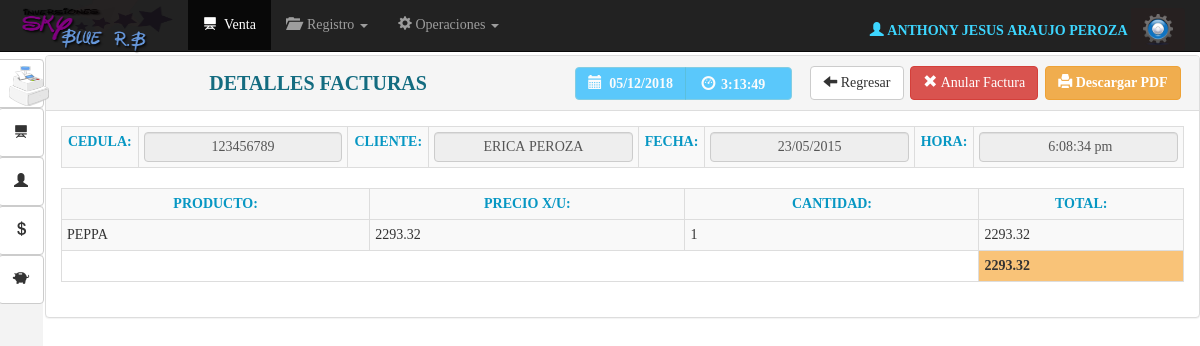
Page /vista/detalles_factura.php?codigo_fact=3&cliente=1 (signed in) on the committed database.
### tables this page shows
CREATE TABLE IF NOT EXISTS `usuarios` (
  `id_usuario` int(11) NOT NULL,
  `id_empleado` int(11) NOT NULL,
  `usuario` varchar(50) NOT NULL,
  `clave` varchar(50) NOT NULL,
  `nivel` tinyint(1) NOT NULL DEFAULT '1'
);

CREATE TABLE IF NOT EXISTS `empleados` (
  `id_empleado` int(11) NOT NULL,
  `cedula` varchar(8) NOT NULL,
  `nombres` varchar(100) NOT NULL,
  `apellidos` varchar(100) NOT NULL,
  `fecha_nac` varchar(10) NOT NULL,
  `fecha_registro` varchar(10) NOT NULL,
  `cargo` varchar(50) NOT NULL,
  `edo_civil` varchar(30) NOT NULL,
  `grado_formacion` varchar(100) NOT NULL,
  `ocupacion` varchar(100) NOT NULL,
  `genero` char(1) NOT NULL,
  `status` varchar(10) NOT NULL DEFAULT 'activo',
  `nacionalidad` varchar(100) NOT NULL
);

CREATE TABLE IF NOT EXISTS `facturas` (
  `id_factura` int(11) NOT NULL,
  `id_cliente` int(11) NOT NULL,
  `id_empleado` int(11) NOT NULL,
  `fecha_venta` varchar(10) NOT NULL,
  `hora_venta` varchar(15) NOT NULL,
  `status` tinyint(4) NOT NULL DEFAULT '1'
);

CREATE TABLE IF NOT EXISTS `clientes` (
  `id_cliente` int(11) NOT NULL,
  `cedula` varchar(10) NOT NULL,
  `nombre` varchar(50) NOT NULL,
  `apellido` varchar(50) NOT NULL,
  `genero` char(1) NOT NULL,
  `nacionalidad` varchar(100) NOT NULL,
  `fecha_nac` date NOT NULL,
  `fecha_ing` date NOT NULL,
  `hora_registro` varchar(10) NOT NULL,
  `status` tinyint(4) NOT NULL DEFAULT '1'
);

CREATE TABLE IF NOT EXISTS `detalles_facturas` (
  `id_producto` int(11) NOT NULL,
  `id_factura` int(11) NOT NULL,
  `precioXu` decimal(10,2) NOT NULL,
  `cant` int(3) NOT NULL,
  `total` decimal(10,2) NOT NULL
);

CREATE TABLE IF NOT EXISTS `productos` (
  `id_producto` int(11) NOT NULL,
  `id_categoria` int(2) NOT NULL,
  `codigo_pro` int(11) NOT NULL,
  `nombre_pro` varchar(100) NOT NULL,
  `existencia_pro` int(11) NOT NULL,
  `fecha_registro` varchar(10) NOT NULL,
  `costoxU` float NOT NULL,
  `precioxU` float NOT NULL,
  `status` varchar(10) NOT NULL DEFAULT 'activo'
);

### vista/detalles_factura.php (the view, shortened to what this page needs)
<?php require_once'../seguridad/seguridad.php';
extract($_GET);
$modelo=new ModCon();
$conexion=$modelo->conectar();
 ?>
<!DOCTYPE html>
<html lang="en">
  <head>
    <link href="../Bootstrap/css/bootstrap.css" rel="stylesheet">
     <link href="../css/MyStyle.css" rel="stylesheet">
      <link rel="stylesheet" type="text/css" href="../css/calendario.css">
  </head>
 <body onload="mueveReloj()">
      <nav class="navbar navbar-inverse navbar-fixed-top" id="contenedornavbar">
      <div class="container-fluid">
        <div class="navbar-header">
          <a class="navbar-brand" href=""><img id="logotipo"src="../img/logo.png" alt=""></a>
        </div>
        <div id="navbar" class="navbar-collapse collapse">
          <ul class="nav navbar-nav">
              <li class="active"><a href="venta.php"><span class="glyphicon glyphicon-blackboard" aria-hidden="true"></span>&nbsp;&nbsp;Venta</a></li>
 <li class="dropdown">
              <a href="#" class="dropdown-toggle" data-toggle="dropdown" role="button" aria-expanded="false"><span class="glyphicon glyphicon-folder-open" aria-hidden="true"></span> &nbsp;Registro <span class="caret"></span></a>
            </li>
           <li class="dropdown">
              <a href="#" class="dropdown-toggle" data-toggle="dropdown" role="button" aria-expanded="false"><span class="glyphicon glyphicon-cog" aria-hidden="true"></span>&nbsp;Operaciones <span class="caret"></span></a>
            </li>
          </ul>
<div class="btn-group navbar-form navbar-right" >
<?php
$log=$_SESSION['id'];
$user=$conexion->query("SELECT t1.id_usuario,t2.id_empleado, t2.nombres,t2.apellidos as apellidos
FROM usuarios t1
RIGHT Join empleados t2  ON t1.id_empleado=t2.id_empleado
WHERE t1.id_empleado='$log'");
$usr=$user->fetch_array();
 ?>
<label  id="log" class="navbar-left"><b><?php echo "<span class='glyphicon glyphicon-user' aria-hidden='true'></span>&nbsp;". $usr['nombres']."&nbsp;".$usr['apellidos']."&nbsp;";?></b></label>
  <button id="btnConfi" type="button" class="btn btn-default dropdown-toggle" data-toggle="dropdown" aria-expanded="false">
   <img src="../img/confi2.png" width="30" alt="">
  </button>
</div>
        </div>
      </div>
      <article id="navbar3">
       <button type="button" class="btn btn-default btn2" id="btn0"aria-label="Left Align">
 <img src="../img/fact.png" width="40" alt="">
<button type="button" class="btn btn-default btn2" id="btn1"aria-label="Left Align">
  <span class="glyphicon glyphicon-blackboard" aria-hidden="true"></span>
</button>
<button type="button" class="btn btn-default btn2" id="btn2"aria-label="Left Align">
  <span class="glyphicon glyphicon-user" aria-hidden="true"></span>
</button>
<button type="button" class="btn btn-default btn2" id="btn2"aria-label="Left Align">
  <span class="glyphicon glyphicon glyphicon-usd" aria-hidden="true"></span>
</button>
<button type="button" class="btn btn-default btn2 btn3" id="btn3"aria-label="Left Align">
  <span class="glyphicon glyphicon-piggy-bank" aria-hidden="true"></span>
</button>
</article>
    </nav>
 <div id="panel" class="panel panel-default">
  <div class="panel-heading">
<table border="0" width="101%" align="center">
  <tr>
   <td><center> <b id="titulo_header"> DETALLES FACTURAS</b></center>
   </td>
 <td width="235"> <div class="btn-group" role="group" aria-label="...">
  <button type="button" id="btnAzulCielo" disabled class="btn btn-info"><b><span class="glyphicon glyphicon-calendar" aria-hidden="true"></span>&nbsp;
  <?php $fecha=date("d/m/Y");
echo $fecha;
  ?></b></button>
  <button type="button" id="btnAzulCielo"disabled class="btn btn-info">
  <form name="form_reloj">
  &nbsp;<span class="glyphicon glyphicon-dashboard"></span>
<input type="text"disabled class="tamano"  id="reloj"name="reloj" size="10">
</form></button>
</div>
 <?php $sql=$conexion->query("SELECT t1.id_factura,t2.nombre,t2.apellido,DATE_FORMAT(t1.fecha_venta , '%d/%m/%Y')as fecha_venta,
  t1.hora_venta,t1.status,t1.id_cliente,t2.cedula
FROM facturas t1
INNER JOIN clientes t2 ON t2.id_cliente=t1.id_cliente
WHERE t1.id_factura='$codigo_fact'");
$fila=$sql->fetch_array();
$sql2=$conexion->query("SELECT t1.nombre_pro,t2.precioXu,t2.cant,t2.total
FROM productos t1
INNER JOIN detalles_facturas t2 ON t2.id_producto=t1.id_producto
WHERE t2.id_factura='$codigo_fact'");
?>
</td>
<td width="100"> <a href="facturas.php" class="btn btn-default"> <span class="glyphicon glyphicon-arrow-left" aria-hidden="true"></span> Regresar</a></td>
<?php if ($fila['status']==1) {
  echo '<th width="135"><a href="detalles_factura.php?anular_factura&id_factura='.$fila[0].'" class="btn btn-danger dropdown-toggle"> <span class="glyphicon glyphicon-remove"></span>&nbsp;Anular Factura</a>
';
}else{ echo '<th width="140"><a href="detalles_factura.php?activar_factura&id_factura='.$fila[0].'" class="btn btn-success dropdown-toggle"> <span class="glyphicon glyphicon-ok"></span>&nbsp;Activar Factura</a>
'; } ?>
        </th>
     <td width="150"><?php echo '  <a href="../reportes/factura.php?id='.$fila[0].'&codigo_facturacion" id="bold" class="btn btn-warning"> <span class="glyphicon glyphicon-print"></span>&nbsp;Descargar PDF</a>';?></td>
  </tr>
</table>
  </div>
  <div class="panel-body">
  <div class="container-fuid">
  <div class="row">
<div class="col-xs-12 ">
<table class="table table-striped table-condensed table-bordered">
   <tr>
     <td id="titulo_pro" class="bold texto_center">CEDULA:</td>
      <td ><input type="text" disabled="" id="apellido_emp" class="form-control input-personalizado texto_center"  value="<?php echo $fila['cedula'] ?>"></td>
     <td id="titulo_pro" class="bold texto_center">CLIENTE:</td>
      <td ><input type="text" disabled="" id="apellido_emp" class="form-control input-personalizado texto_center"  value="<?php echo $fila['nombre'].'&nbsp;'.$fila['apellido'] ?>"></td>
     <td id="titulo_pro" class="bold texto_center">FECHA:</td>
      <td ><input type="text" disabled="" id="apellido_emp" class="form-control input-personalizado texto_center"  value="<?php echo $fila['fecha_venta'] ?>"></td>
     <td id="titulo_pro" class="bold texto_center">HORA:</td>
      <td ><input type="text" disabled="" id="apellido_emp" class="form-control input-personalizado texto_center"  value="<?php echo $fila['hora_venta'] ?>"></td>
   </tr>
 </table>
 <table class="table table-striped table-condensed table-bordered">
 <tr><td id="titulo_pro" class="bold texto_center">PRODUCTO:</td>
    <td id="titulo_pro" class="bold texto_center">PRECIO X/U:</td>
    <td id="titulo_pro" class="bold texto_center">CANTIDAD:</td>
    <td id="titulo_pro" class="bold texto_center">TOTAL:</td>
    </tr>
    <tr>
      <?php
    $acum=0;
      while ($prod=$sql2->fetch_array()) { ?>
      <tr>
      <td><?php echo $prod[0] ?></td>
      <td><?php echo $prod[1] ?></td>
      <td><?php echo $prod[2] ?></td>
      <td><?php echo $prod[3]; $acum+=$prod[3]; ?></td>
</tr>
      <?php } ?>
    </tr>
    <tr>
      <td colspan="3"></td>
      <td class="Total bold"><?php echo $acum; ?></td>
    </tr>
 </table>
</div>
  </div>
</div>
</div>
  </div>
</body>
</html>

### css/MyStyle.css (style rules this page uses)
body { font-family: "Ubuntu"; }
#log { color: #3DD6FF; line-height: 45px; font-family: "Ubuntu"; font-weight: bold; }
#bold { font-weight: bold; }
.bold { font-weight: bold; }
#btnAzulCielo { background: #08B1FF; text-align: left; font-weight: bold; height: 33px; }
.tamano { width: 60px; }
.input-personalizado { height: 30px; padding: 7px }
#logotipo { width: 158px; height: 68px; margin-top: -29px; }
#reloj { border: 0px; height: 22px; background: transparent; }
#titulo_pro { color: #0797C3; }
#titulo_header { font-size: 20px; color: #146C80; text-align: center; }
.Total { background: #F9C378; }
.texto_center { text-align: center; }

### rows in the picture
usuarios: id_empleado.nombres "ANTHONY JESUS", id_empleado.apellidos "ARAUJO PEROZA"
facturas: id_cliente.cedula "123456789", id_cliente.apellido "ERICA PEROZA", hora_venta "6:08:34 pm"
detalles_facturas: id_producto.nombre_pro "PEPPA", precioXu "2293.32", cant "1", total "2293.32"

### other values in the picture
$acum "2293.32"
